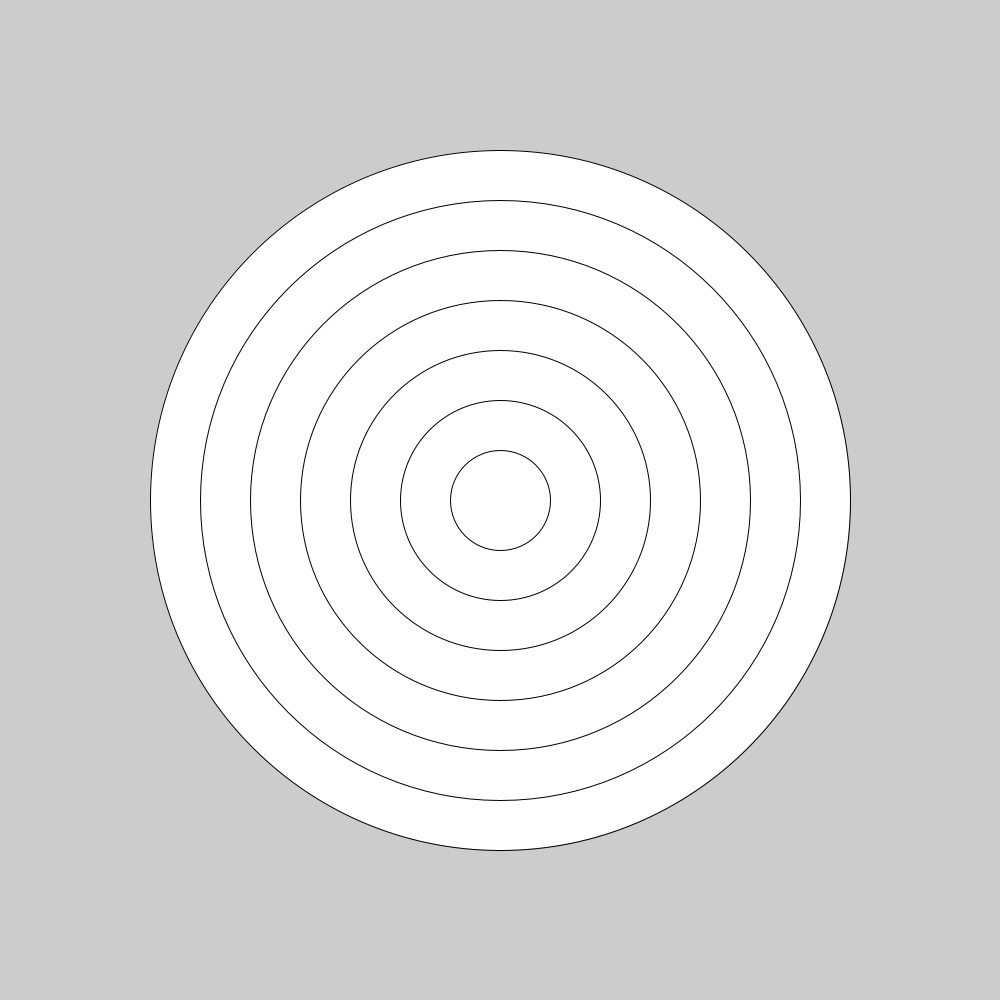
Frame 1 (no input)
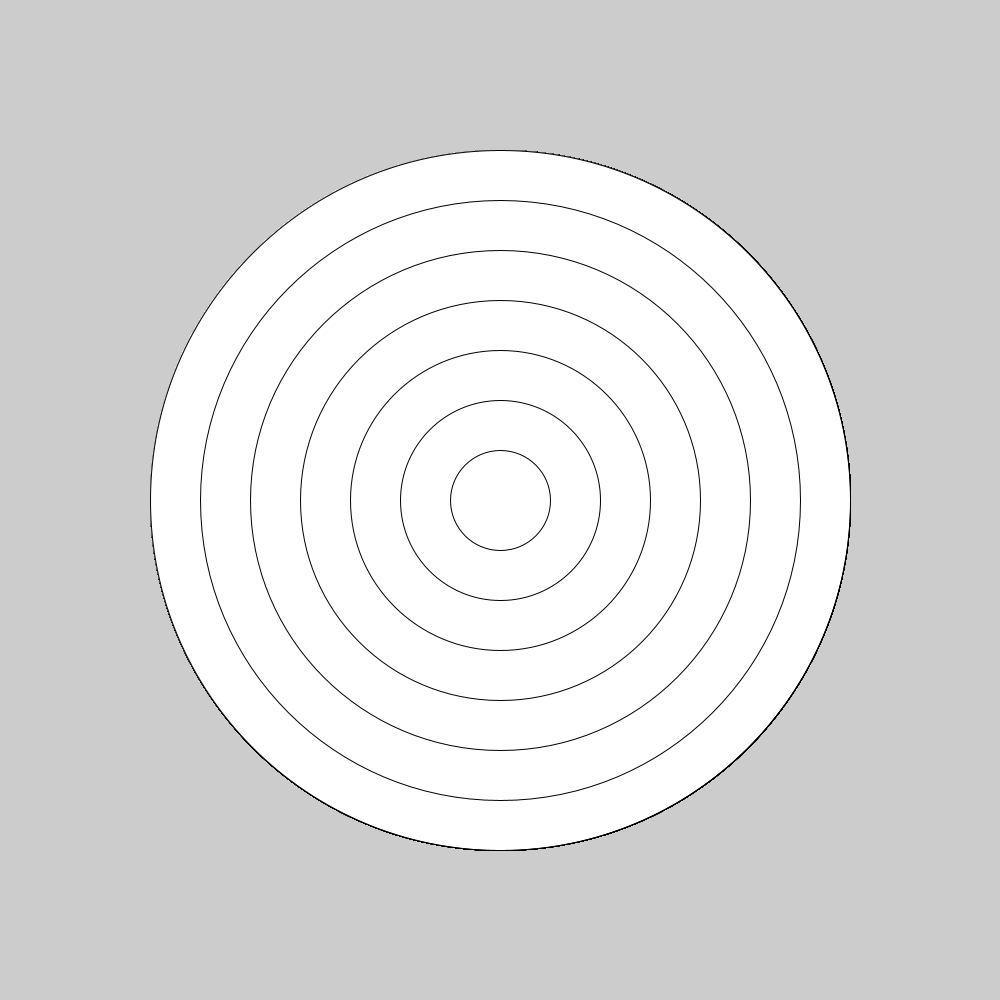
Frame 60 (the mouse pressed at the canvas centre just before this capture)
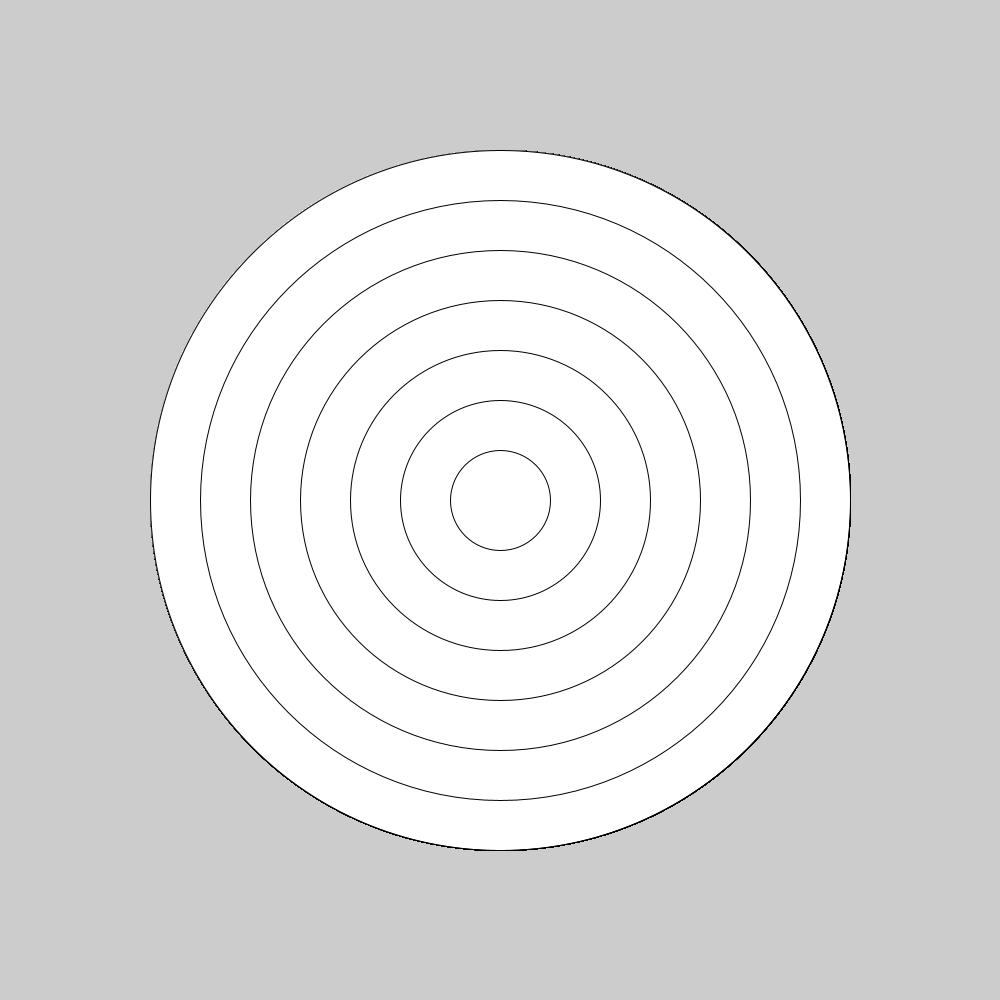
Frame 120 (the mouse held since frame 60 and released just before this capture)

The Processing sketch that drew these frames (run headless with seeded random() and noise(); from frame 60 on, the mouse is pressed at the canvas centre):

// Processing sketch: Bullseye
// ── Bullseye.pde
void setup () {
 size (1000, 1000);
 
}

void draw () {
  int s = 0;
 for(int i = 0; i<8; i++) {
  s = s + 100;
 ellipse (500, 500, 800 - s, 800 - s);
  }
}

// 8 ellipses total
